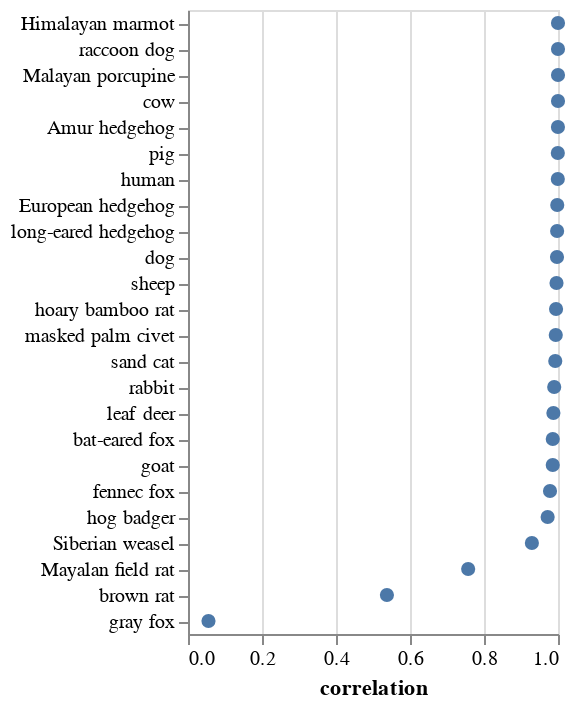

The notebook cell saved with this chart:
### Code cell
crits_christoph_vs_current_species_corr_chart = (
    alt.Chart(crits_christoph_vs_current_species_corr)
    .encode(
        x="correlation",
        y=alt.Y(
            "common_name",
            sort=alt.SortField("correlation", order="descending"),
            title=None,
        ),
        tooltip=[
            alt.Tooltip(c, format=".3g")
            if crits_christoph_vs_current_species_corr[c].dtype == float
            else c
            for c in crits_christoph_vs_current_species_corr.columns.tolist()
        ],
    )
    .mark_circle(size=50, opacity=1)
    .properties(
        height=alt.Step(13),
        width=185,
    )
) 
    
crits_christoph_vs_current_species_corr_chart

### Figure 1 — Vega-Lite specification as saved in the notebook (floating-point values rounded to 4 significant figures)
{"config": {"view": {"continuousWidth": 300, "continuousHeight": 300}}, "data": {"name": "data-1c60e67cd111be1144c908ffe786b4d7"}, "mark": {"type": "circle", "opacity": 1, "size": 50}, "encoding": {"tooltip": [{"field": "species", "type": "nominal"}, {"field": "common_name", "type": "nominal"}, {"field": "correlation", "format": ".3g", "type": "quantitative"}, {"field": "aligned_reads_Crits_Christoph", "type": "quantitative"}, {"field": "aligned_reads_current_study", "type": "quantitative"}], "x": {"field": "correlation", "type": "quantitative"}, "y": {"field": "common_name", "sort": {"field": "correlation", "order": "descending"}, "title": null, "type": "nominal"}}, "height": {"step": 13}, "width": 185, "$schema": "https://vega.github.io/schema/vega-lite/v5.6.1.json", "datasets": {"data-1c60e67cd111be1144c908ffe786b4d7": [{"species": "Urocyon cinereoargenteus", "common_name": "gray fox", "correlation": 0.05535, "aligned_reads_Crits_Christoph": 552, "aligned_reads_current_study": 400}, {"species": "Rattus norvegicus", "common_name": "brown rat", "correlation": 0.5376, "aligned_reads_Crits_Christoph": 10141, "aligned_reads_current_study": 175}, {"species": "Rattus tiomanicus", "common_name": "Mayalan field rat", "correlation": 0.7572, "aligned_reads_Crits_Christoph": 394, "aligned_reads_current_study": 229}, {"species": "Mustela sibirica", "common_name": "Siberian weasel", "correlation": 0.9294, "aligned_reads_Crits_Christoph": 216, "aligned_reads_current_study": 238}, {"species": "Arctonyx collaris", "common_name": "hog badger", "correlation": 0.972, "aligned_reads_Crits_Christoph": 188, "aligned_reads_current_study": 102}, {"species": "Vulpes zerda", "common_name": "fennec fox", "correlation": 0.9784, "aligned_reads_Crits_Christoph": 165, "aligned_reads_current_study": 17}, {"species": "Capra aegagrus", "common_name": "goat", "correlation": 0.9858, "aligned_reads_Crits_Christoph": 2710, "aligned_reads_current_study": 2394}, {"species": "Otocyon megalotis", "common_name": "bat-eared fox", "correlation": 0.9859, "aligned_reads_Crits_Christoph": 255, "aligned_reads_current_study": 9}, {"species": "Muntiacus putaoensis", "common_name": "leaf deer", "correlation": 0.9876, "aligned_reads_Crits_Christoph": 89, "aligned_reads_current_study": 29}, {"species": "Oryctolagus cuniculus", "common_name": "rabbit", "correlation": 0.9898, "aligned_reads_Crits_Christoph": 1018, "aligned_reads_current_study": 846}, {"species": "Felis margarita", "common_name": "sand cat", "correlation": 0.9926, "aligned_reads_Crits_Christoph": 914, "aligned_reads_current_study": 966}, {"species": "Paguma larvata", "common_name": "masked palm civet", "correlation": 0.994, "aligned_reads_Crits_Christoph": 536, "aligned_reads_current_study": 409}, {"species": "Rhizomys pruinosus", "common_name": "hoary bamboo rat", "correlation": 0.9947, "aligned_reads_Crits_Christoph": 1263, "aligned_reads_current_study": 813}, {"species": "Ovis orientalis", "common_name": "sheep", "correlation": 0.996, "aligned_reads_Crits_Christoph": 28274, "aligned_reads_current_study": 28518}, {"species": "Canis lupus", "common_name": "dog", "correlation": 0.9972, "aligned_reads_Crits_Christoph": 7941, "aligned_reads_current_study": 5561}, {"species": "Hemiechinus auritus", "common_name": "long-eared hedgehog", "correlation": 0.9976, "aligned_reads_Crits_Christoph": 151, "aligned_reads_current_study": 56}, {"species": "Erinaceus europaeus", "common_name": "European hedgehog", "correlation": 0.998, "aligned_reads_Crits_Christoph": 1236, "aligned_reads_current_study": 284}, {"species": "Homo sapiens", "common_name": "human", "correlation": 0.9995, "aligned_reads_Crits_Christoph": 92592, "aligned_reads_current_study": 79912}, {"species": "Sus scrofa", "common_name": "pig", "correlation": 0.9995, "aligned_reads_Crits_Christoph": 9821, "aligned_reads_current_study": 10016}, {"species": "Erinaceus amurensis", "common_name": "Amur hedgehog", "correlation": 0.9998, "aligned_reads_Crits_Christoph": 7035, "aligned_reads_current_study": 2831}, {"species": "Bos taurus", "common_name": "cow", "correlation": 1.0, "aligned_reads_Crits_Christoph": 61287, "aligned_reads_current_study": 61970}, {"species": "Hystrix brachyura", "common_name": "Malayan porcupine", "correlation": 1.0, "aligned_reads_Crits_Christoph": 6022, "aligned_reads_current_study": 2713}, {"species": "Nyctereutes procyonoides", "common_name": "raccoon dog", "correlation": 1.0, "aligned_reads_Crits_Christoph": 17086, "aligned_reads_current_study": 10223}, {"species": "Marmota himalayana", "common_name": "Himalayan marmot", "correlation": 1.0, "aligned_reads_Crits_Christoph": 796, "aligned_reads_current_study": 476}]}}
